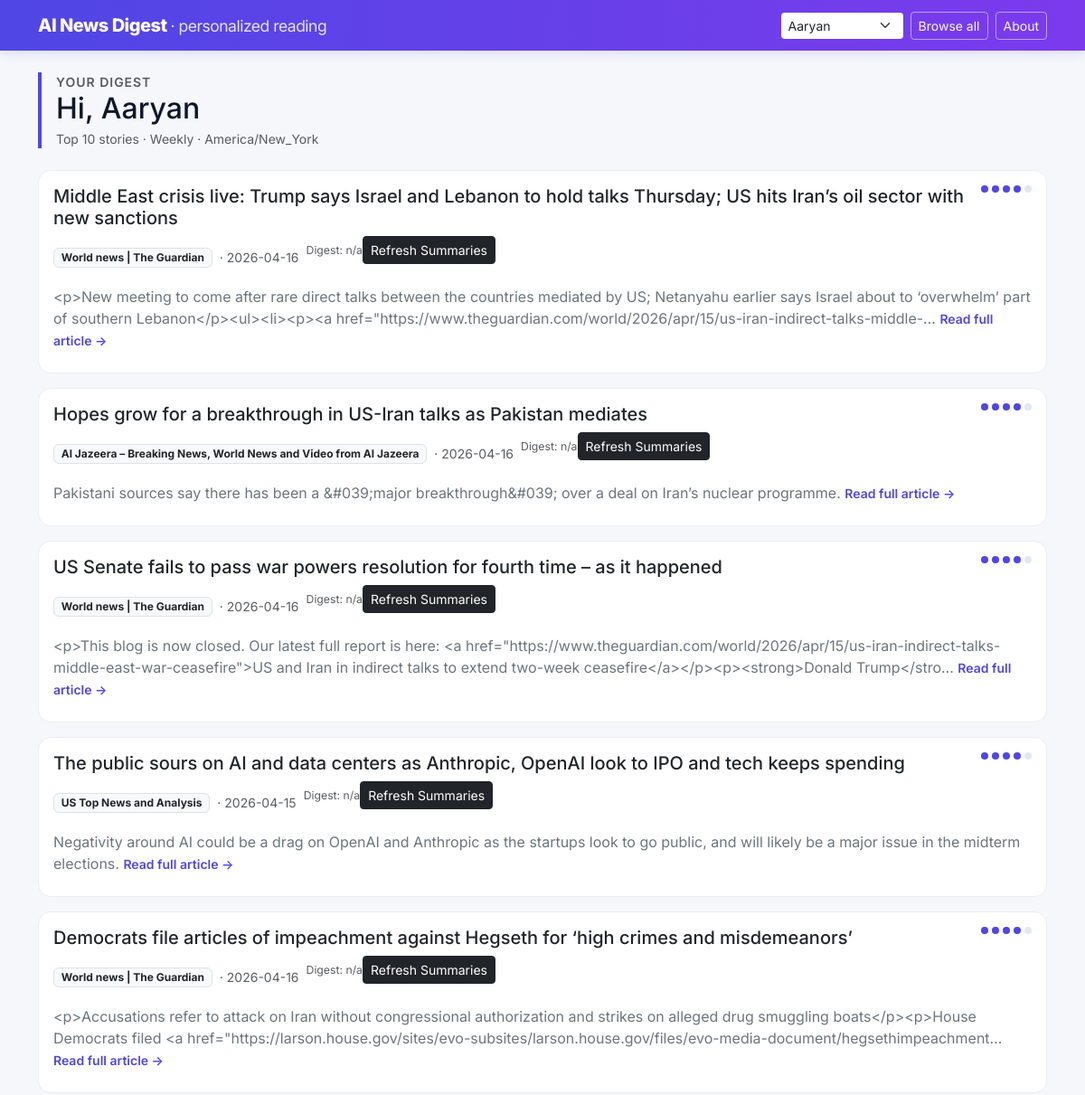
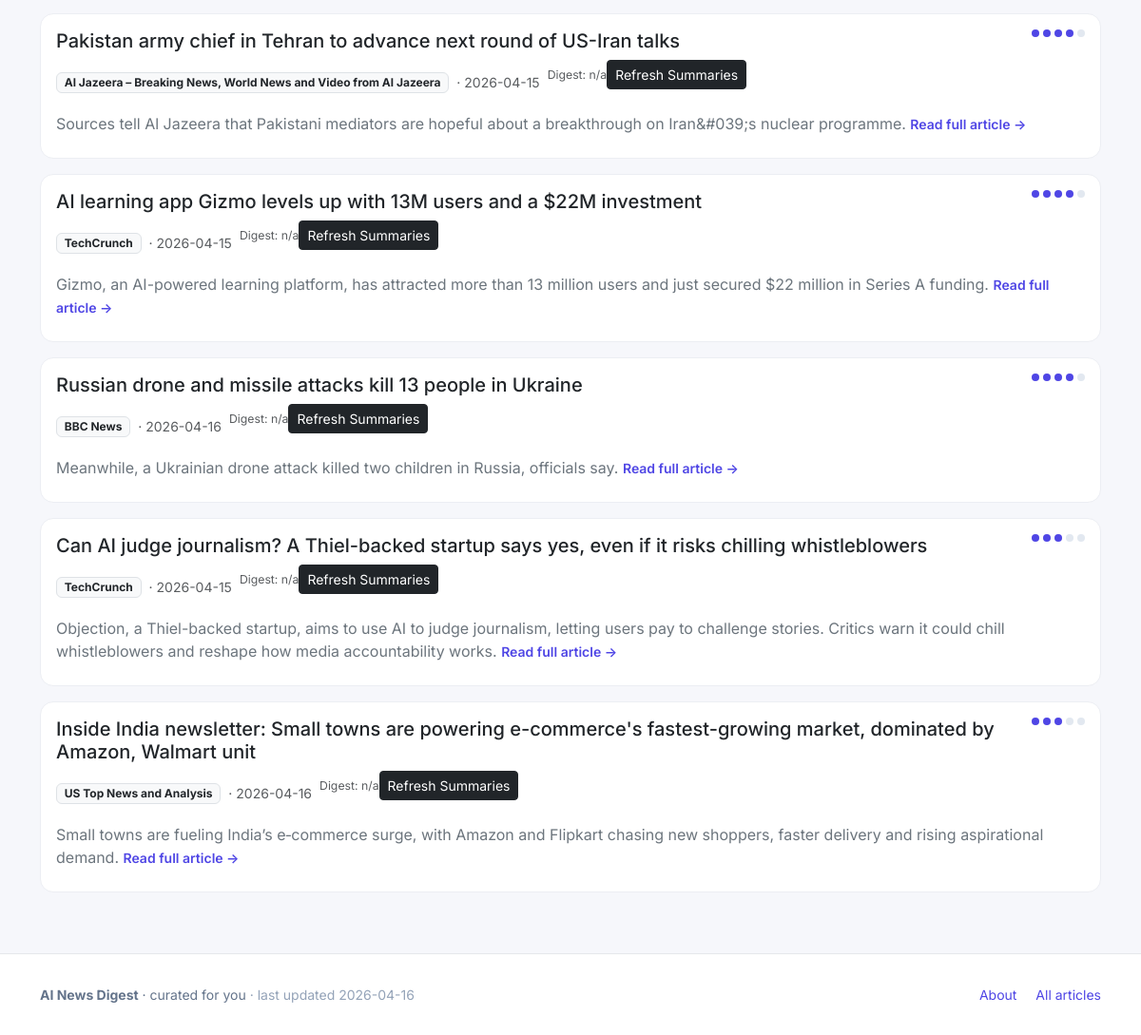
Page /digest/51cc17f0-04f6-4fc1-8b00-b78deff3b79a on the committed database (2 pictures, top to bottom).
### tables this page shows
CREATE TABLE users (
            user_id TEXT PRIMARY KEY,
            email TEXT UNIQUE NOT NULL,
            display_name TEXT,
            digest_frequency TEXT,
            digest_day TEXT,
            digest_time TEXT,
            timezone TEXT,
            max_articles INTEGER,
            preferred_sources TEXT,
            blocked_sources TEXT,
            language TEXT,
            reading_level TEXT,
            interest_embedding BLOB,
            interest_embedding_dim INTEGER,
            interest_embedding_model TEXT,
            interest_topics TEXT,
            last_profile_update_at TEXT,
            is_active INTEGER,
            created_at TEXT,
            updated_at TEXT
        );

CREATE TABLE articles (
            id TEXT PRIMARY KEY,
            title TEXT,
            url TEXT NOT NULL,
            source TEXT,
            published_at TEXT,
            summary TEXT,
            content TEXT,
            topic TEXT,
            embedding BLOB,
            ingested_at TEXT NOT NULL,
            author TEXT,
            image_url TEXT,
            categories TEXT,
            source_feed_url TEXT,
            fetched_at TEXT,
            word_count INTEGER,
            canonical_url TEXT,
            guid TEXT,
            language TEXT
        , embedding_dim INTEGER, embedding_model TEXT);

### app.py (the view)
@app.route("/digest/<user_id>")
def digest(user_id):
    conn = get_db()
    user = get_user_by_id(conn, user_id)
    if user is None:
        conn.close()
        abort(404)
    articles = get_top_articles_for_user(
        conn, user_id, top_k=user.preferences.max_articles
    )
    llm = MockLLM()
    digest_text = generate_digest(llm, articles)
    all_users = get_all_active_users(conn)
    conn.close()
    show_scores = request.args.get("debug") == "1"
    return render_template(
        "digest.html",
        user=user,
        articles=articles,
        show_scores=show_scores,
        digest_text=digest_text,
        all_users=all_users,
    )

### app.py (called while the page is built)
def get_db():
    conn = get_connection()
    ensure_all_tables(conn)
    return conn

def get_last_updated(conn):
    row = conn.execute(
        "SELECT MAX(published_at) AS ts FROM articles"
    ).fetchone()
    return row["ts"] if row else None

@app.context_processor
def inject_globals():
    conn = get_db()
    try:
        last_updated = get_last_updated(conn)
    finally:
        conn.close()
    return {"last_updated": last_updated}

### src/db.py (called while the page is built)
def get_connection(db_path: Optional[Path] = None) -> sqlite3.Connection:
    path = db_path or DB_PATH
    conn = sqlite3.connect(path)
    conn.row_factory = sqlite3.Row
    return conn

def _ensure_column(conn: sqlite3.Connection, table: str, column: str, coltype: str) -> None:
    cols = {row[1] for row in conn.execute(f"PRAGMA table_info({table})")}
    if column not in cols:
        conn.execute(f"ALTER TABLE {table} ADD COLUMN {column} {coltype}")

### src/ranking.py (called while the page is built)
def load_user_embedding(conn, user_id):
    row = conn.execute(
        "SELECT interest_embedding, interest_embedding_dim FROM users WHERE user_id = ?",
        (user_id,)
    ).fetchone()
    if not row or row["interest_embedding"] is None:
        return None
    vec = np.frombuffer(row["interest_embedding"], dtype=np.float32)
    if vec.shape[0] != row["interest_embedding_dim"]:
        return None
    return vec

def load_candidate_articles(conn, limit=500):
    return conn.execute(
        """
        SELECT id, title, content, summary, url, embedding, embedding_dim,
               source, published_at
        FROM articles
        WHERE embedding IS NOT NULL
        ORDER BY published_at DESC
        LIMIT ?
        """,
        (limit,)
    ).fetchall()

def compute_scores(user_vec, article_rows):
    results = []
    for row in article_rows:
        emb = row["embedding"]
        dim = row["embedding_dim"]
        if emb is None or dim is None:
            continue
        article_vec = np.frombuffer(emb, dtype=np.float32)
        if article_vec.shape[0] != dim:
            continue
        score = float(np.dot(user_vec, article_vec))
        results.append((row, score))
    return results

def get_top_articles_for_user(conn, user_id, top_k=10, **kwargs):
    ranked = rank_articles(conn, user_id, top_k=top_k, **kwargs)
    return format_results(ranked)

### src/summarization.py (called while the page is built)
def generate_digest(llm_client, articles):
    prompt = build_digest_prompt(articles)
    response = llm_client.generate(prompt)
    return response

### templates/digest.html (shortened to what this page needs)
{% extends "base.html" %}
{% set current_user_id = user.user_id %}
{% block content %}
<div class="digest-header mb-4 d-flex flex-wrap justify-content-between align-items-start gap-2">
  <div>
    <div class="small text-muted text-uppercase fw-semibold" style="letter-spacing:1px;">
      Your digest
    </div>
    <h2 class="mb-1">
      Hi, {{ user.display_name or user.email }}
    </h2>
    <div class="text-muted small">
      Top {{ articles|length }} stories ·
      {{ user.preferences.digest_frequency.value|capitalize }} ·
      {{ user.preferences.timezone }}
    </div>
  </div>
</div>
{% if articles %}
<div class="row g-3">
  {% for a in articles %}
  {% set match_dots = ((a.score * 5) | round(0, 'ceil')) | int %}
  {% set preview = a.summary or a.content %}
  <div class="col-12">
    <div class="card article-card h-100">
      <div class="card-body">
        <div class="d-flex justify-content-between align-items-start gap-2 mb-2">
          <h5 class="card-title mb-0">
            <a href="{{ a.url or '#' }}" target="_blank" rel="noopener"
               class="text-decoration-none text-dark">
              {{ a.title or "Untitled" }}
            </a>
          </h5>
          <div class="match-meter text-nowrap" title="Personalization match">
            {% for i in range(5) %}
              <span class="match-dot {% if i < match_dots %}on{% endif %}"></span>
            {% endfor %}
          </div>
        </div>
        <div class="mb-2 small text-muted d-flex flex-wrap gap-2 align-items-center">
          <span class="badge bg-light text-dark border source-tag">
            {{ a.source or "Unknown" }}
          </span>
          {% if a.published_at %}
            <span>· {{ a.published_at[:10] }}</span>
      <div class="d-flex justify-content-between align-items-center mb-3">
        <div class="small text-muted">
          Digest: {{ digest.digest_id if digest is defined else "n/a" }}
        </div>
        <form method="post" action="/digest/refresh">
          <button type="submit" class="btn btn-sm btn-dark">Refresh Summaries</button>
        </form>
      </div>
          {% endif %}
        </div>
        {% if preview %}
        <p class="card-text text-secondary mb-2">
          {{ preview[:260] }}{% if preview|length > 260 %}…{% endif %}
        {% set preview = a.summary_text or a.summary or a.content %}
        {% endif %}
        {% if a.url %}
        <a href="{{ a.url }}" target="_blank" rel="noopener"
           class="small fw-semibold text-decoration-none">
          Read full article &rarr;
        </a>
        {% endif %}
      </div>
    </div>
  </div>
  {% endfor %}
</div>
{% else %}
<div class="alert alert-info">
  <strong>No stories yet.</strong>
  Your digest will appear here once articles have been ingested and ranked.
</div>
{% endif %}
{% endblock %}

### templates/base.html (style rules this page uses)
:root { --brand: #4f46e5; --brand-2: #7c3aed; --ink: #0f172a; --muted: #64748b; --bg: #f6f7fb; }
html, body { font-family: 'Inter', -apple-system, BlinkMacSystemFont, 'Segoe UI', sans-serif; }
body { background: var(--bg); color: var(--ink); }
.article-card { transition: transform 0.12s ease, box-shadow 0.15s ease; border: 1px solid #eceef3; border-radius: 14px; }
.source-tag { font-size: 0.75rem; }
.digest-header { border-left: 4px solid var(--brand); padding-left: 1rem; }
.match-meter { display: inline-flex; align-items: center; gap: 4px; font-size: 0.75rem; color: var(--muted); }
.match-dot { width: 8px; height: 8px; border-radius: 50%; background: #e2e8f0; }
.match-dot.on { background: var(--brand); }
a { color: var(--brand); }

### rows in the picture
users: display_name "Aaryan", preferences.digest_frequency.value "Weekly", preferences.timezone "America/New_York"
articles: title "Middle East crisis live: Trump says Israel and Lebanon to hold talks Thursday; US hits Iran’s oil sector with new sanctions", source "World news | The Guardian", published_at "2026-04-16", digest_id "n/a", summary "<p>New meeting to come after rare direct talks between the countries mediated by US; Netanyahu earlier says Israel about to ‘overwhelm’ part of southern Lebanon</p><ul><li><p><a href=\"https://www.theguardian.com/world/2026/apr/15/us-iran-indirect-talks-middle-"
articles: title "Hopes grow for a breakthrough in US-Iran talks as Pakistan mediates", source "Al Jazeera – Breaking News, World News and Video from Al Jazeera", published_at "2026-04-16", digest_id "n/a", summary "Pakistani sources say there has been a &#039;major breakthrough&#039; over a deal on Iran’s nuclear programme."
articles: title "US Senate fails to pass war powers resolution for fourth time – as it happened", source "World news | The Guardian", published_at "2026-04-16", digest_id "n/a", summary "<p>This blog is now closed. Our latest full report is here: <a href=\"https://www.theguardian.com/world/2026/apr/15/us-iran-indirect-talks-middle-east-war-ceasefire\">US and Iran in indirect talks to extend two-week ceasefire</a></p><p><strong>Donald Trump</stro"
articles: title "The public sours on AI and data centers as Anthropic, OpenAI look to IPO and tech keeps spending", source "US Top News and Analysis", published_at "2026-04-15", digest_id "n/a", summary "Negativity around AI could be a drag on OpenAI and Anthropic as the startups look to go public, and will likely be a major issue in the midterm elections."
articles: title "Democrats file articles of impeachment against Hegseth for ‘high crimes and misdemeanors’", source "World news | The Guardian", published_at "2026-04-16", digest_id "n/a", summary "<p>Accusations refer to attack on Iran without congressional authorization and strikes on alleged drug smuggling boats</p><p>House Democrats filed <a href=\"https://larson.house.gov/sites/evo-subsites/larson.house.gov/files/evo-media-document/hegsethimpeachment"
articles: title "Pakistan army chief in Tehran to advance next round of US-Iran talks", source "Al Jazeera – Breaking News, World News and Video from Al Jazeera", published_at "2026-04-15", digest_id "n/a", summary "Sources tell Al Jazeera that Pakistani mediators are hopeful about a breakthrough on Iran&#039;s nuclear programme."
articles: title "AI learning app Gizmo levels up with 13M users and a $22M investment", source "TechCrunch", published_at "2026-04-15", digest_id "n/a", summary "Gizmo, an AI-powered learning platform, has attracted more than 13 million users and just secured $22 million in Series A funding."
articles: title "Russian drone and missile attacks kill 13 people in Ukraine", source "BBC News", published_at "2026-04-16", digest_id "n/a", summary "Meanwhile, a Ukrainian drone attack killed two children in Russia, officials say."
articles: title "Can AI judge journalism? A Thiel-backed startup says yes, even if it risks chilling whistleblowers", source "TechCrunch", published_at "2026-04-15", digest_id "n/a", summary "Objection, a Thiel-backed startup, aims to use AI to judge journalism, letting users pay to challenge stories. Critics warn it could chill whistleblowers and reshape how media accountability works."
articles: title "Inside India newsletter: Small towns are powering e-commerce's fastest-growing market, dominated by Amazon, Walmart unit", source "US Top News and Analysis", published_at "2026-04-16", digest_id "n/a", summary "Small towns are fueling India’s e‑commerce surge, with Amazon and Flipkart chasing new shoppers, faster delivery and rising aspirational demand."

### other values in the picture
{{ articles|length }} "10"
{{ last_updated[:10] }} "2026-04-16"
form field value "Aaryan"
